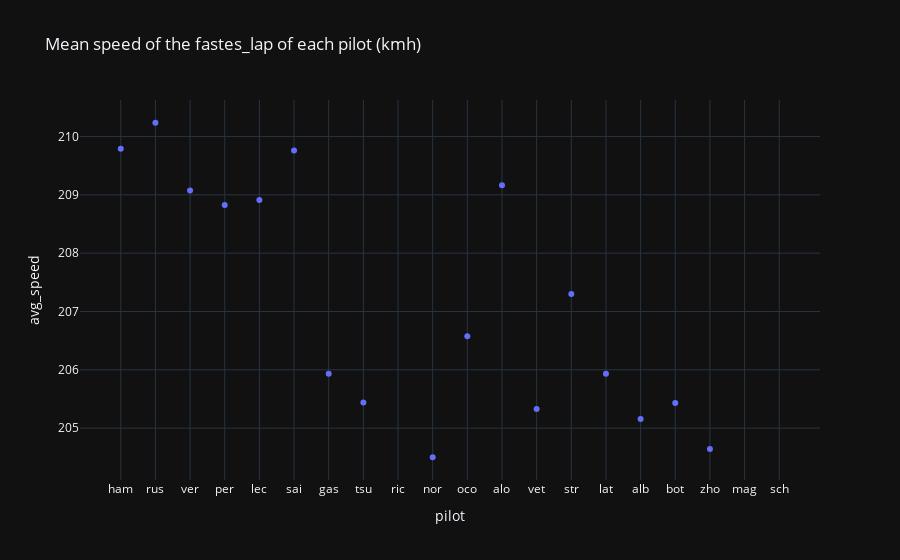

The notebook cell this image was saved under:
### Code cell
px.scatter(df, x="pilot", y="avg_speed", title="Mean speed of the fastes_lap of each pilot (kmh)", template="plotly_dark")

### Figure 1 — Plotly figure (JSON) as saved in the notebook; plotly's stock layout.template omitted (floating-point values rounded to 4 significant figures)
{"data": [{"hovertemplate": "pilot=%{x}<br>avg_speed=%{y}<extra></extra>", "legendgroup": "", "marker": {"color": "#636efa", "symbol": "circle"}, "mode": "markers", "name": "", "orientation": "v", "showlegend": false, "type": "scatter", "x": ["ham", "rus", "ver", "per", "lec", "sai", "gas", "tsu", "ric", "nor", "oco", "alo", "vet", "str", "lat", "alb", "bot", "zho", "mag", "sch"], "xaxis": "x", "y": [209.8, 210.2, 209.1, 208.8, 208.9, 209.8, 205.9, 205.4, null, 204.5, 206.6, 209.2, 205.3, 207.3, 205.9, 205.2, 205.4, 204.6, null, null], "yaxis": "y"}], "layout": {"legend": {"tracegroupgap": 0}, "title": {"text": "Mean speed of the fastes_lap of each pilot (kmh)"}, "xaxis": {"anchor": "y", "domain": [0, 1], "title": {"text": "pilot"}}, "yaxis": {"anchor": "x", "domain": [0, 1], "title": {"text": "avg_speed"}}}}
